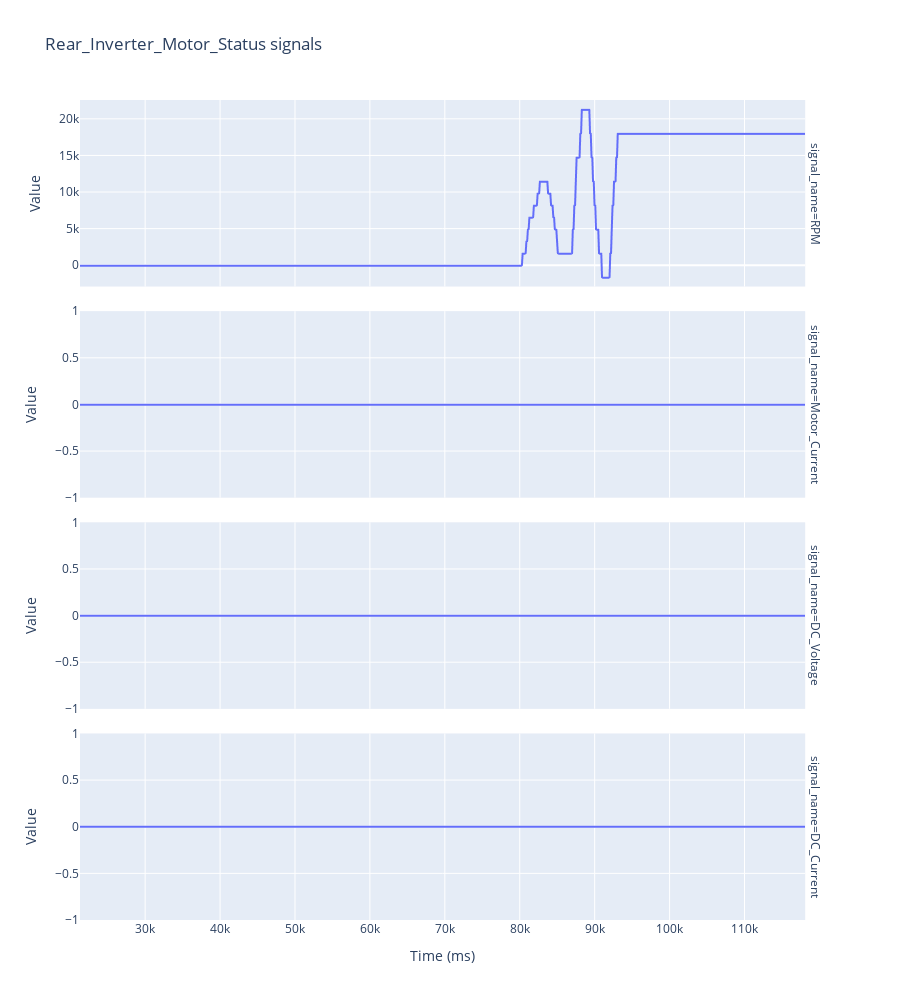

Notebook cell for this chart:
### Code cell
# Graph all signals from Rear_Inverter_Motor_Status
plot_message(df, "Rear_Inverter_Motor_Status")

### Figure 1 — Plotly figure (JSON) as saved in the notebook; plotly's stock layout.template omitted (floating-point values rounded to 4 significant figures; data arrays with more than 128 entries replaced by an {"elided": "..."} marker saying what was removed)
{"data": [{"hovertemplate": "signal_name=RPM<br>Time (ms)=%{x}<br>Value=%{y}<extra></extra>", "legendgroup": "", "line": {"color": "#636efa", "dash": "solid"}, "marker": {"symbol": "circle"}, "mode": "lines", "name": "", "showlegend": false, "type": "scattergl", "x": {"elided": "970 int values"}, "xaxis": "x4", "y": {"elided": "970 float values"}, "yaxis": "y4"}, {"hovertemplate": "signal_name=Motor_Current<br>Time (ms)=%{x}<br>Value=%{y}<extra></extra>", "legendgroup": "", "line": {"color": "#636efa", "dash": "solid"}, "marker": {"symbol": "circle"}, "mode": "lines", "name": "", "showlegend": false, "type": "scattergl", "x": {"elided": "970 int values"}, "xaxis": "x3", "y": {"elided": "970 float values"}, "yaxis": "y3"}, {"hovertemplate": "signal_name=DC_Voltage<br>Time (ms)=%{x}<br>Value=%{y}<extra></extra>", "legendgroup": "", "line": {"color": "#636efa", "dash": "solid"}, "marker": {"symbol": "circle"}, "mode": "lines", "name": "", "showlegend": false, "type": "scattergl", "x": {"elided": "970 int values"}, "xaxis": "x2", "y": {"elided": "970 float values"}, "yaxis": "y2"}, {"hovertemplate": "signal_name=DC_Current<br>Time (ms)=%{x}<br>Value=%{y}<extra></extra>", "legendgroup": "", "line": {"color": "#636efa", "dash": "solid"}, "marker": {"symbol": "circle"}, "mode": "lines", "name": "", "showlegend": false, "type": "scattergl", "x": {"elided": "970 int values"}, "xaxis": "x", "y": {"elided": "970 float values"}, "yaxis": "y"}], "layout": {"annotations": [{"font": {}, "showarrow": false, "text": "signal_name=DC_Current", "textangle": 90, "x": 0.98, "xanchor": "left", "xref": "paper", "y": 0.1138, "yanchor": "middle", "yref": "paper"}, {"font": {}, "showarrow": false, "text": "signal_name=DC_Voltage", "textangle": 90, "x": 0.98, "xanchor": "left", "xref": "paper", "y": 0.3712, "yanchor": "middle", "yref": "paper"}, {"font": {}, "showarrow": false, "text": "signal_name=Motor_Current", "textangle": 90, "x": 0.98, "xanchor": "left", "xref": "paper", "y": 0.6288, "yanchor": "middle", "yref": "paper"}, {"font": {}, "showarrow": false, "text": "signal_name=RPM", "textangle": 90, "x": 0.98, "xanchor": "left", "xref": "paper", "y": 0.8862, "yanchor": "middle", "yref": "paper"}], "height": 1000, "legend": {"tracegroupgap": 0}, "title": {"text": "Rear_Inverter_Motor_Status signals"}, "xaxis": {"anchor": "y", "domain": [0, 0.98], "title": {"text": "Time (ms)"}}, "xaxis2": {"anchor": "y2", "domain": [0, 0.98], "matches": "x", "showticklabels": false}, "xaxis3": {"anchor": "y3", "domain": [0, 0.98], "matches": "x", "showticklabels": false}, "xaxis4": {"anchor": "y4", "domain": [0, 0.98], "matches": "x", "showticklabels": false}, "yaxis": {"anchor": "x", "domain": [0, 0.2275], "title": {"text": "Value"}}, "yaxis2": {"anchor": "x2", "domain": [0.2575, 0.485], "title": {"text": "Value"}}, "yaxis3": {"anchor": "x3", "domain": [0.515, 0.7425], "title": {"text": "Value"}}, "yaxis4": {"anchor": "x4", "domain": [0.7725, 1], "title": {"text": "Value"}}}}
